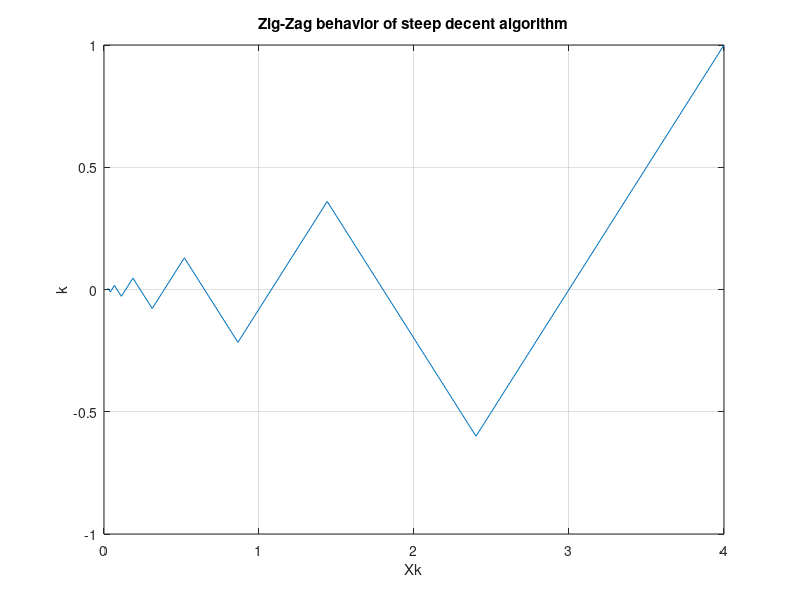

Here is the MATLAB script that generated this plot:
A = [1 0
    0 4];
%Since the array starts from 1, we are forced to take the loop from 1 to
%11, instead of 0 to 10. Hence, I have initialized the vectors from 1 to 11
X = zeros(2,11);
X(:,1) = [4;1];
Y = zeros(2,11);
Y(:,1) = [4;1];
r = zeros(2,11);
r(:,1)= - A*X(:,1);
alpha = zeros();
%Verifying X(k) = ((lambda - 1)/(lamda+1))^k * [lamda;(-1)^k]
for k = 1 : 10
     X(:,k+1) = (3/5)^k * [4 ; (-1)^k];
     if ((r(:,k)'*r(:,k))<= 10^-9)
        break;
     end
     r(:,k+1) = -A * X(:,k+1);
end
%to check the previous method of generating X is correct through steep
%decent algorithm.
r1 = zeros(2,11);
r1(:,1)= - A*X(:,1);
for j = 1 : 10
    alpha = (r(:,j)'*r(:,j))/(r(:,j)'*A*r(:,j));
    Y(:,j+1) = Y(:,j) + alpha*r(:,j);
    if ((r(:,j)'*r(:,j))<= 10^-9)
        break;
    end
    r1(:,j+1) = r(:,j) - alpha*A*r(:,j);
end
fprintf('Value of X from X0 till X10 are\n');
disp(X);
fprintf('Value of r from r0 till r10 are\n');
disp(r);
fprintf('Value of X thru steep decent algorithm\n');
disp(Y);
%to verify orthogonality

for k = 1 : 10
    O = dot(r(:,k),r(:,k+1));
    if(O <= 10^-9)
        fprintf('r%d and r%d are orthogonal \n',k-1, k);
    end
end

%To verify r1 and r3 are orthogonal. Here r1 is the second column in the
%vector.
check = r(:,2)'*r(:,4);
if(check == 0)
    fprintf('r1 and r3 are othogonal\n');
else
    fprintf('\nr1 and r3 are not orthogonal\n');
    disp(check);
end

%To plot graph
for i = 1:11
    a(i) = X(1,i);
    b(i) = X(2,i);
    plot(a,b);
    grid on;  
    title('Zig-Zag behavior of steep decent algorithm');
    xlabel('Xk');
    ylabel('k');
end